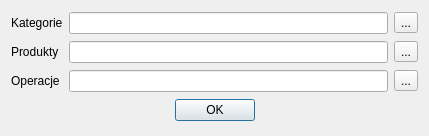
<?xml version="1.0" encoding="UTF-8"?>
<ui version="4.0">
 <class>load_dialog</class>
 <widget class="QDialog" name="load_dialog">
  <property name="geometry">
   <rect>
    <x>0</x>
    <y>0</y>
    <width>429</width>
    <height>136</height>
   </rect>
  </property>
  <property name="windowTitle">
   <string>Wczytywanie danych</string>
  </property>
  <layout class="QGridLayout" name="gridLayout">
   <item row="2" column="1">
    <widget class="QLineEdit" name="load_operations_text"/>
   </item>
   <item row="2" column="0">
    <widget class="QLabel" name="load_operations_label">
     <property name="text">
      <string>Operacje</string>
     </property>
    </widget>
   </item>
   <item row="2" column="2">
    <widget class="QToolButton" name="load_operations_button">
     <property name="text">
      <string>...</string>
     </property>
    </widget>
   </item>
   <item row="0" column="1">
    <widget class="QLineEdit" name="load_categories_text"/>
   </item>
   <item row="0" column="0">
    <widget class="QLabel" name="load_categories_label">
     <property name="text">
      <string>Kategorie</string>
     </property>
    </widget>
   </item>
   <item row="1" column="2">
    <widget class="QToolButton" name="load_products_button">
     <property name="text">
      <string>...</string>
     </property>
    </widget>
   </item>
   <item row="0" column="2">
    <widget class="QToolButton" name="load_categories_button">
     <property name="text">
      <string>...</string>
     </property>
    </widget>
   </item>
   <item row="1" column="1">
    <widget class="QLineEdit" name="load_products_text"/>
   </item>
   <item row="1" column="0">
    <widget class="QLabel" name="load_products_label">
     <property name="text">
      <string>Produkty</string>
     </property>
    </widget>
   </item>
   <item row="3" column="0" colspan="3">
    <widget class="QDialogButtonBox" name="load_button">
     <property name="layoutDirection">
      <enum>Qt::LeftToRight</enum>
     </property>
     <property name="orientation">
      <enum>Qt::Horizontal</enum>
     </property>
     <property name="standardButtons">
      <set>QDialogButtonBox::Ok</set>
     </property>
     <property name="centerButtons">
      <bool>true</bool>
     </property>
    </widget>
   </item>
  </layout>
 </widget>
 <resources/>
 <connections/>
</ui>
